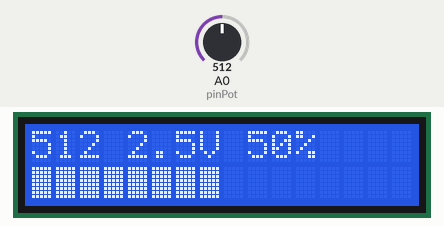
This sketch was run on a simulated Arduino Uno, built with avr-gcc and run on an emulated ATmega328P. On the bench: 16×2 character LCD. Inputs (shaded band) come from the test bench; at power-on: A0 (pinPot) = 512. What the sketch prints to the serial monitor is not drawn.

Above: at 1.2 s.
1.3 s: A0 (pinPot) set to 716
At 2.1 s:
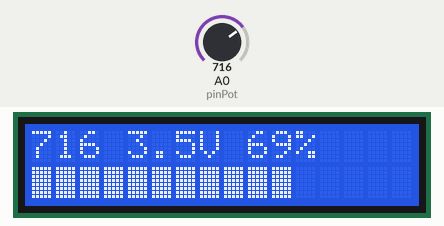
2.9 s: A0 (pinPot) set to 983
At 4.2 s:
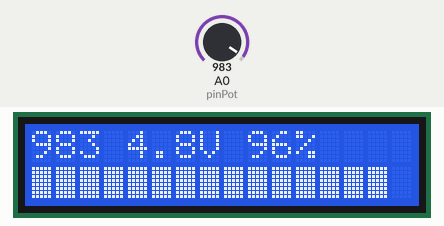
4.6 s: A0 (pinPot) set to 1007
At 5.0 s:
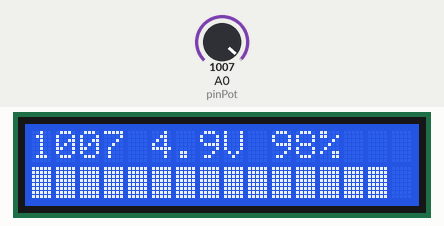
6.2 s: A0 (pinPot) set to 1023
At 7.3 s:
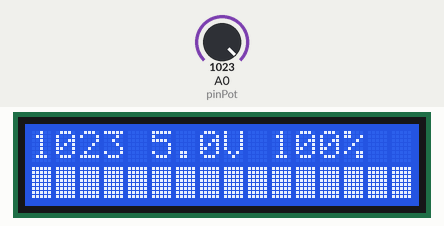
7.8 s: A0 (pinPot) set to 900
At 8.5 s:
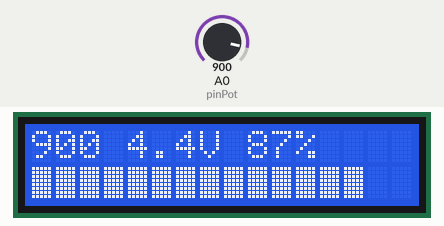
9.4 s: A0 (pinPot) set to 511
At 10.5 s:
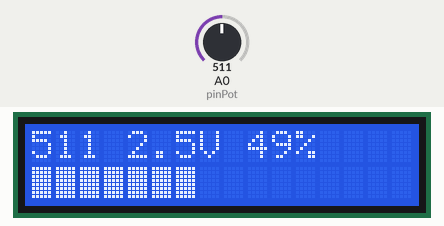
Timing chart, 0 to 12.1 s (numbered marks = the images above; inputs shaded):
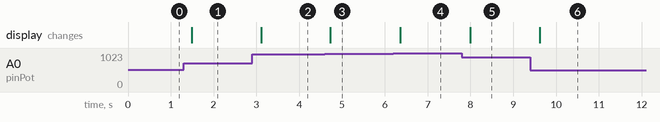

The sketch:

modul3B_edit.ino
```cpp
#include <Wire.h>
#include <LiquidCrystal_I2C.h>
#include <Arduino.h>

// Inisialisasi LCD I2C (Alamat 0x27, 16 kolom, 2 baris)
LiquidCrystal_I2C lcd(0x27, 16, 2);

const int pinPot = A0;

void setup() {
  Serial.begin(9600);
  lcd.init();
  lcd.backlight();
}

void loop() {
  int nilaiADC = analogRead(pinPot);

  // Kalkulasi Volt (0.00 - 5.00V) dan Persentase
  float volt = (nilaiADC / 1023.0) * 5.0;
  int persen = map(nilaiADC, 0, 1023, 0, 100);

  // 1. Output ke Serial Monitor (Sesuai format tabel yang diminta)
  Serial.print("ADC: ");
  Serial.print(nilaiADC);
  Serial.print(" Volt: ");
  Serial.print(volt);
  Serial.print(" V Persen: ");
  Serial.print(persen);
  Serial.println("%");

  // 2. Output ke LCD (I2C)
  // Baris 1: ADC, Volt, dan Persen
  lcd.setCursor(0, 0);
  lcd.print(nilaiADC);
  lcd.print(" ");
  lcd.print(volt, 1); // Menampilkan 1 angka di belakang koma (misal 5.0)
  lcd.print("V ");
  lcd.print(persen);
  lcd.print("%   "); // Spasi untuk clear sisa karakter

  // Baris 2: Progress Bar (Level)
  lcd.setCursor(0, 1);
  int panjangBar = map(nilaiADC, 0, 1023, 0, 16);
  for (int i = 0; i < 16; i++) {
    if (i < panjangBar) {
      lcd.print((char)255);
    } else {
      lcd.print(" ");
    }
  }

  delay(200);
}
```

Measured:
- after the input at 1.3 s, the display: changes after 0.19 s (image 1)
- after the input at 2.9 s, the display: changes after 0.21 s (image 2)
- after the input at 4.6 s, the display: changes after 0.13 s (image 3)
- after the input at 6.2 s, the display: changes after 0.16 s (image 4)
- after the input at 7.8 s, the display: changes after 0.19 s (image 5)
- after the input at 9.4 s, the display: changes after 0.21 s (image 6)
